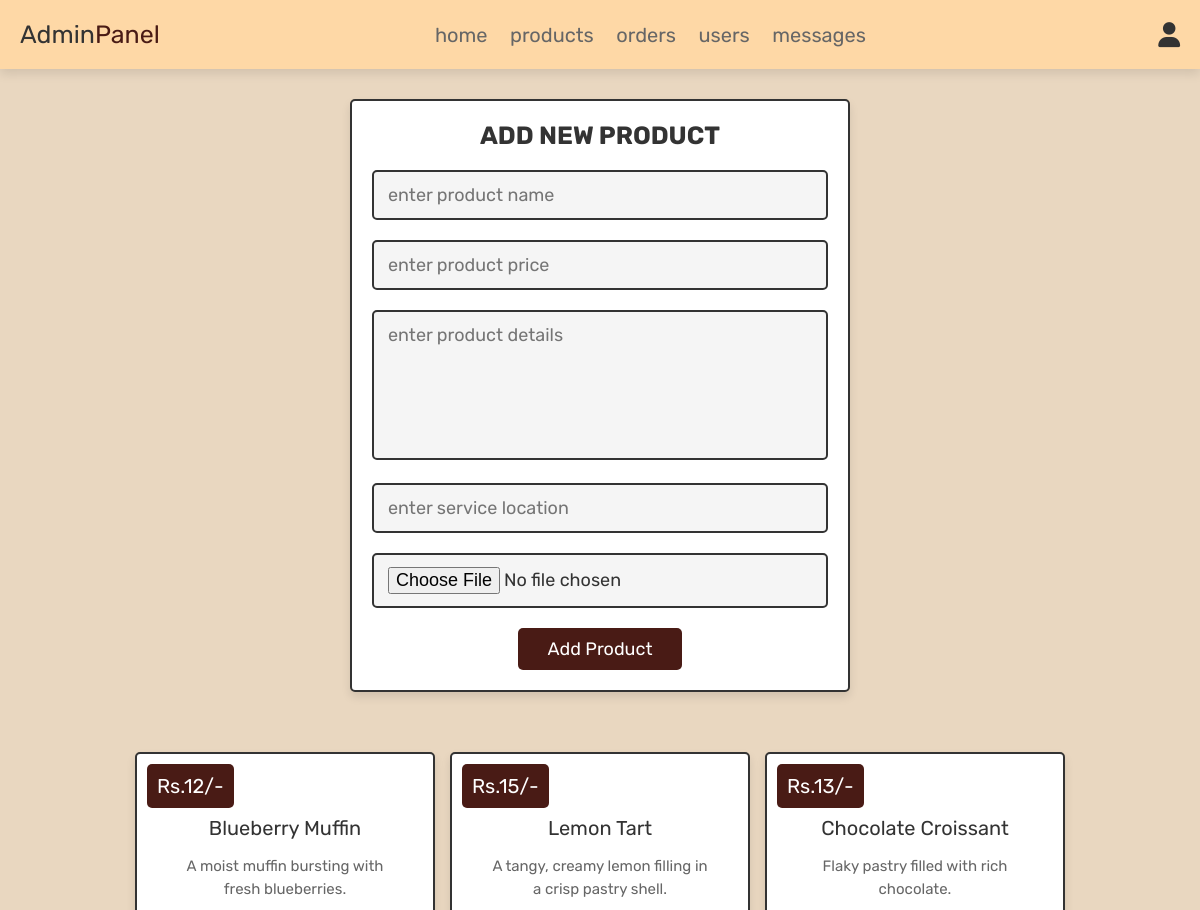
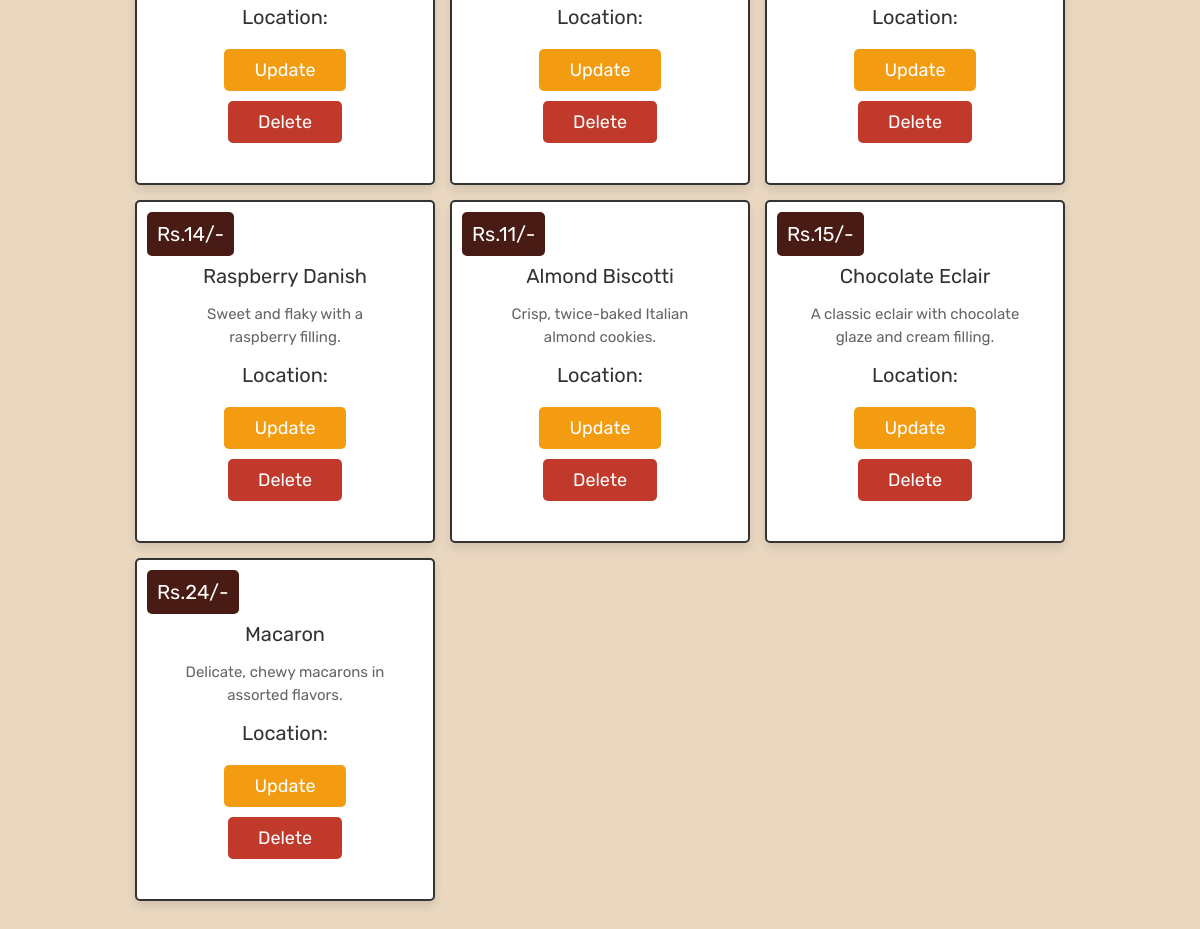
The page /admin_products.php (signed in) on the database its author committed (2 pictures, top to bottom).
### tables this page shows
CREATE TABLE `products` (
  `id` int(100) NOT NULL,
  `name` varchar(100) NOT NULL,
  `details` varchar(500) NOT NULL,
  `price` int(100) NOT NULL,
  `image` varchar(100) NOT NULL
);

### admin_products.php (the view, shortened to what this page needs)
<?php
@include 'config.php';
?>
<!DOCTYPE html>
<html lang="en">
<head>
   <link rel="stylesheet" href="https://cdnjs.cloudflare.com/ajax/libs/font-awesome/6.0.0/css/all.min.css">
   <link rel="stylesheet" href="css/admin_style.css">
</head>
<body>
<?php @include 'admin_header.php'; ?>
<section class="add-products">
   <form action="" method="POST" enctype="multipart/form-data">
      <h3>add new product</h3>
      <input type="text" class="box" required placeholder="enter product name" name="name">
      <input type="number" min="0" class="box" required placeholder="enter product price" name="price">
      <textarea name="details" class="box" required placeholder="enter product details" cols="30" rows="10"></textarea>
      <input type="text" class="box" required placeholder="enter service location " name="location">
      <input type="file" accept="image/jpg, image/jpeg, image/png" required class="box" name="image">
      <input type="submit" value="add product" name="add_product" class="btn">
   </form>
</section>
<section class="show-products">
   <div class="box-container">
      <?php
         $select_products = mysqli_query($conn, "SELECT * FROM `products`") or die('query failed');
         if(mysqli_num_rows($select_products) > 0){
            while($fetch_products = mysqli_fetch_assoc($select_products)){
      ?>
      <div class="box">
         <div class="price">Rs.<?php echo $fetch_products['price']; ?>/-</div>
         <div class="name"><?php echo $fetch_products['name']; ?></div>
         <div class="details"><?php echo $fetch_products['details']; ?></div>
         <div class="location">Location: <?php echo $fetch_products['location']; ?></div>
         <a href="admin_update_product.php?update=<?php echo $fetch_products['id']; ?>" class="option-btn">update</a>
         <a href="admin_products.php?delete=<?php echo $fetch_products['id']; ?>" class="delete-btn" onclick="return confirm('delete this product?');">delete</a>
      </div>
      <?php
         }
      }else{
         echo '<p class="empty">no products added yet!</p>';
      }
      ?>
   </div>
</section>
</body>
</html>

### admin_header.php (shortened to what this page needs)
<header class="header">
   <div class="flex">
      <a href="admin_page.php" class="logo">Admin<span>Panel</span></a>
      <nav class="navbar">
         <a href="admin_page.php">home</a>
         <a href="admin_products.php">products</a>
         <a href="admin_orders.php">orders</a>
         <a href="admin_users.php">users</a>
         <a href="admin_contacts.php">messages</a>
      </nav>
      <div class="icons">
         <div id="user-btn" class="fas fa-user"></div>
      </div>
   </div>
</header>

### css/admin_style.css (style rules this page uses)
:root { --pink:#491b15; --red:#c0392b; --orange:#f39c12; --black:#333; --white:#fff; --light-color:#666; --light-white:#ccc; --light-bg:#f5f5f5; --border:.2rem solid var(--black); --box-shadow:0 .5rem 1rem rgba(0,0,0,.1); }
* { font-family: 'Rubik', sans-serif; margin:0; padding:0; box-sizing: border-box; outline: none; border:none; text-decoration: none; transition:all .2s linear; }
html { font-size: 62.5%; overflow-x: hidden; scroll-behavior: smooth; scroll-padding-top: 6.5rem; }
body { background: #e9d7c0; }
section { padding:3rem 2rem; }
.btn, .delete-btn, .option-btn { display: inline-block; border-radius: .5rem; margin-top: 1rem; font-size: 1.8rem; color:var(--white); cursor: pointer; padding:1rem 3rem; text-transform: capitalize; }
.btn { background-color: #491b15; }
.delete-btn { background-color: var(--red); }
.option-btn { background-color: var(--orange); }
.header { position: sticky; top:0; left:0; right:0; z-index: 1000; background-color:#fed8a6; box-shadow: var(--box-shadow); }
.header .flex { display: flex; align-items: center; justify-content: space-between; padding:2rem; max-width: 1200px; margin:0 auto; position: relative; }
.header .flex .icons div { font-size: 2.5rem; margin-left: 1.7rem; cursor: pointer; color:var(--black); }
.header .flex .navbar a { margin:0 1rem; font-size: 2rem; color:var(--light-color); }
.header .flex .logo { font-size: 2.5rem; color:var(--black); }
.header .flex .logo span { color:var(--pink); }
.add-products form { max-width: 50rem; border-radius: .5rem; background-color: var(--white); border:var(--border); padding:2rem; text-align: center; margin:0 auto; box-shadow: var(--box-shadow); }
.add-products form h3 { font-size: 2.5rem; text-transform: uppercase; color:var(--black); margin-bottom: 1rem; }
.add-products form .box { width: 100%; margin:1rem 0; font-size: 1.8rem; color:var(--black); border-radius: .5rem; background-color: var(--light-bg); padding:1.2rem 1.4rem; border:var(--border); }
.add-products form textarea { height: 15rem; resize: none; }
.show-products .box-container { display: grid; grid-template-columns: repeat(auto-fit, 30rem); gap:1.5rem; align-items: flex-start; max-width: 1200px; margin: 0 auto; justify-content: center; }
.show-products .box-container .box { text-align: center; padding:4rem; border:var(--border); background-color: var(--white); box-shadow: var(--box-shadow); border-radius: .5rem; position: relative; }
.show-products .box-container .box .price { background-color: var(--pink); position: absolute; top:1rem; left:1rem; border-radius: .5rem; color:var(--white); padding:1rem; font-size: 2rem; }
.show-products .box-container .box .name { margin:1rem 0; font-size: 2rem; color:var(--black); }
.show-products .box-container .box .details { line-height: 1.5; color:var(--light-color); font-size: 1.5rem; padding:.5rem 0; }
.show-products .box-container .box .location { margin:1rem 0; font-size: 2rem; color:var(--black); }

### rows shown on the page
products: price "12", name "Blueberry Muffin", details "A moist muffin bursting with fresh blueberries."
products: price "15", name "Lemon Tart", details "A tangy, creamy lemon filling in a crisp pastry shell."
products: price "13", name "Chocolate Croissant", details "Flaky pastry filled with rich chocolate."
products: price "14", name "Raspberry Danish", details "Sweet and flaky with a raspberry filling."
products: price "11", name "Almond Biscotti", details "Crisp, twice-baked Italian almond cookies."
products: price "15", name "Chocolate Eclair", details "A classic eclair with chocolate glaze and cream filling."
products: price "24", name "Macaron", details "Delicate, chewy macarons in assorted flavors."
